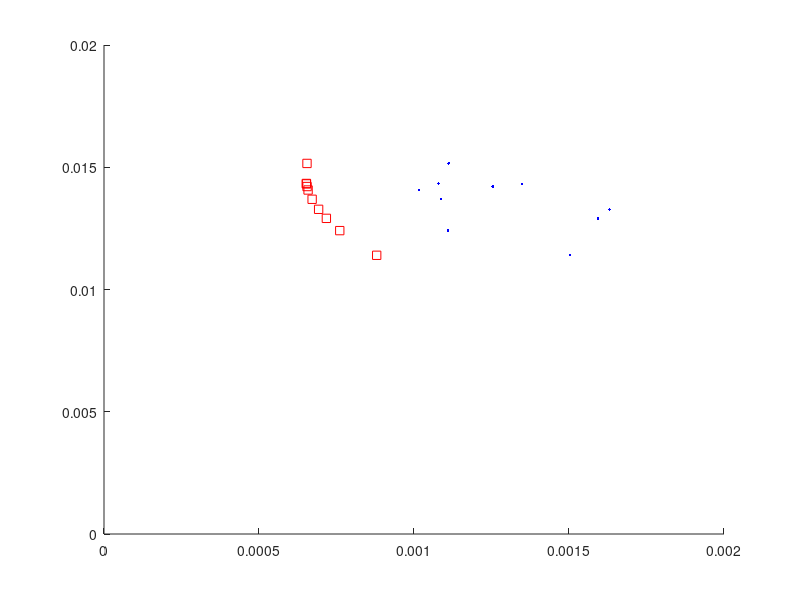

This figure's MATLAB source:
% ---------------------------------------------------------------------
% Book:         MVA
% ---------------------------------------------------------------------
% Quantlet:     MVAmeanvaropt
% ---------------------------------------------------------------------
% Description:  MVAmeanvaropt simulates 10 random portfolios and 
%               displays their mean return versus volatility.
%               For each of these random portfolios we calculate also
%               portfolio with the same mean return and smaller 
%               volatility.          
% ---------------------------------------------------------------------
% Usage:        MVAmeanvaropt
% ---------------------------------------------------------------------
% Inputs:       none
% ---------------------------------------------------------------------
% Output:       Simulates 10 random portfolios and displays their mean
%               return versus volatility.
%               For each of these random portfolios we calculate also
%               portfolio with the same mean return and smaller 
%               volatility.
% ---------------------------------------------------------------------
% Example:      
% ---------------------------------------------------------------------
% Author:       Wolfgang Haerdle, Vladimir Georgescu, Song Song
% ---------------------------------------------------------------------

x1=load('ibm.dat');
x2=load('panam.dat');
x3=load('delta.dat');
x4=load('coned.dat');
x5=load('gerber.dat');
x6=load('texaco.dat');

x=[x1,x2,x3,x4,x5,x6];

mu=mean(x);
one(1:6,1)=1;
sigma=cov(x);

c=unifrnd(0,1:6);
c=c/sum(c);
plt=[0.5*(c*cov(x)*c'),(c*mu')];
s=inv(sigma);

l1=2*(c*mu'-(mu*s*one)/(one'*s*one))/(mu*s*mu'-(one'*s*mu'*mu*s*one)/(one'*s*one));
l2=(2-l1*one'*s*mu')/(one'*s*one);
copt=s*(l1*mu'+l2*one)/2;
pltopt=[0.5*(copt'*sigma*copt),(copt'*mu')];

i=1;
while i<10
    i=i+1;
    c=unifrnd(0,1:6);
    c=c/sum(c);
    plt=[plt;0.5*(c*cov(x)*c'),(c*mu')];
    s=inv(sigma);
    l1=2*(c*mu'-(mu*s*one)/(one'*s*one))/(mu*s*mu'-(one'*s*mu'*mu*s*one)/(one'*s*one));
    l2=(2-l1*one'*s*mu')/(one'*s*one);
    copt=s*(l1*mu'+l2*one)/2;
    pltopt=[pltopt;0.5*(copt'*sigma*copt),(copt'*mu')];
end

hold on
xlim([0 0.002]);
ylim([0 0.02]);
scatter(plt(:,1),plt(:,2),'b','.');
scatter(pltopt(:,1),pltopt(:,2),'r','s');
hold off
